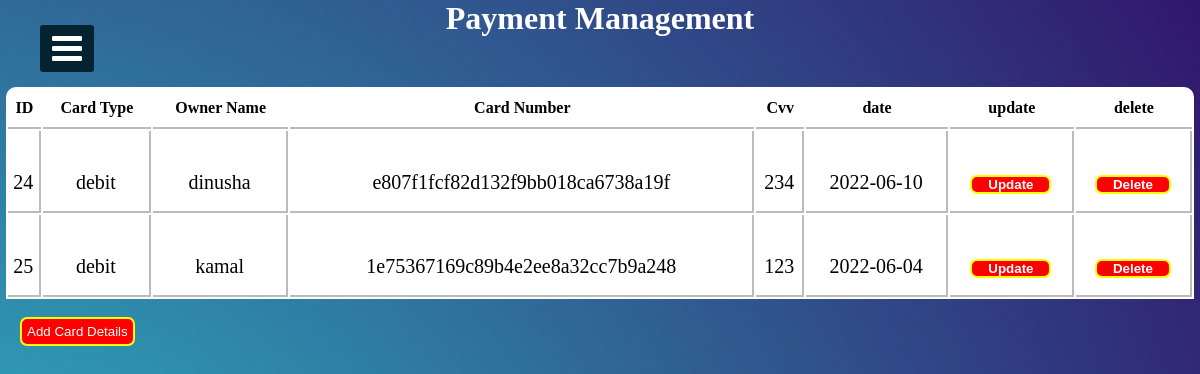
The page /pay.php (signed in) on the database its author committed.
### tables this page shows
CREATE TABLE `payment` (
  `id` int(11) NOT NULL,
  `card_type` varchar(25) NOT NULL,
  `owner_name` varchar(255) NOT NULL,
  `card_number` bigint(20) NOT NULL,
  `cvv` int(7) NOT NULL,
  `datee` varchar(25) NOT NULL
);

### pay.php (the view, shortened to what this page needs)
<?php include("connection.php")?>
<!DOCTYPE html>
<html>
<head>
  <link rel="stylesheet" href="https://cdnjs.cloudflare.com/ajax/libs/font-awesome/4.7.0/css/font-awesome.min.css">
<link rel="stylesheet" href="cssfile/sidebar.css">
</head>
<body>
  <label for="check">
<i class="fa fa-bars" id="btn"></i>
  </label>
<div class="sidebar2">
    <h1 class="adminTopic">Payment Management</h1>
<?php
    $sqlget="SELECT * FROM payment";
    $sqldata=mysqli_query($conn,$sqlget) or die('error getting');
    echo "<table>";
    echo "<tr>
      <th>ID</th>
    <th>Card Type</th>
    <th>Owner Name</th>
    <th>Card Number</th>
    <th>Cvv</th>
    <th>date</th>
    <th>update</th>
    <th>delete</th>
       </tr>";
       while ($row=mysqli_fetch_array($sqldata,MYSQLI_ASSOC))
       {
        echo "<tr><td>";
        echo $row['id'];
        echo "</td><td>";
        echo $row['card_type'];
        echo "</td><td>";
        echo $row['owner_name'];
        echo "</td><td>";
        echo $row['card_number']=md5($row['card_number']);
        echo "</td><td>";
        echo $row['cvv'];
        echo "</td><td>";
        echo $row['datee'];
        echo "</td>";
        ?>
        <td>
        <button style="border:2px solid yellow; border-radius:7px; background-color:red;color:white;">
          <a href="updatePay.php?id=<?php echo $row['id'];?>">
          Update
          </a>
        </button>
        </td><td>
          <button style="border:2px solid yellow; border-radius:7px; background-color:red;color:white;">
          <a href="deletePay.php?id=<?php echo $row['id'];?>">
          Delete
          </a>
        </button>
        </td></tr>
<?php
       }
       echo "</table>";
?>
<br>
                       <a href="AddCardDetails.php">     <button class="btnPolicy">Add Card Details</button></a>
</div>
</body>
</html>

### cssfile/sidebar.css (style rules this page uses)
* { margin: 0; padding: 0; list-style: none; text-decoration: none; }
label #btn, label #cancle { position: absolute; cursor: pointer; background: #042331; color: #fff; border-radius: 3px; }
label #btn { left: 40px; top: 25px; font-size: 35px; color: #fff; padding: 6px 12px; transition: all 0.5s; }

### pay.php (style rules this page uses)
body { background-image: url("image/20.jpg"); background-position: center; background-size: cover; height: 700px; background-repeat: no-repeat; background-attachment: fixed; }
.adminTopic { text-align: center; color: #fff; }
table { width:99%; border-collapse: separate !important; margin:auto; text-align:center; margin-top:50px; background-color: rgb(255, 255, 255); border-radius: 10px 10px 0px 0px; }
table th { border-bottom:2px solid rgb(187, 187, 187); padding:10px 0px 10px 0px; font-family: "balsamiq_sansitalic" !important; }
table tr td { border-right: 2px solid rgb(187, 187, 187); height: 58px; padding: 22px 0px 0px 0px; font-family: "monospace;" !important; border-bottom: 2px solid rgb(187, 187, 187); font-size: 20px; }
table tr td a { color: white; border-radius: 5px; padding: 6px; text-decoration: none; margin: 10px; font-weight: 700; }
button { padding: 5px 5px 5px 5x; }
.btnPolicy { padding: 5px 5px 5px 5px; border: 2px solid yellow; border-radius: 7px; background-color: red; color: white; margin-left: 20px; }

### rows shown on the page
payment: id "24", card_type "debit", owner_name "dinusha", card_number "e807f1fcf82d132f9bb018ca6738a19f", cvv "234", datee "2022-06-10"
payment: id "25", card_type "debit", owner_name "kamal", card_number "1e75367169c89b4e2ee8a32cc7b9a248", cvv "123", datee "2022-06-04"
